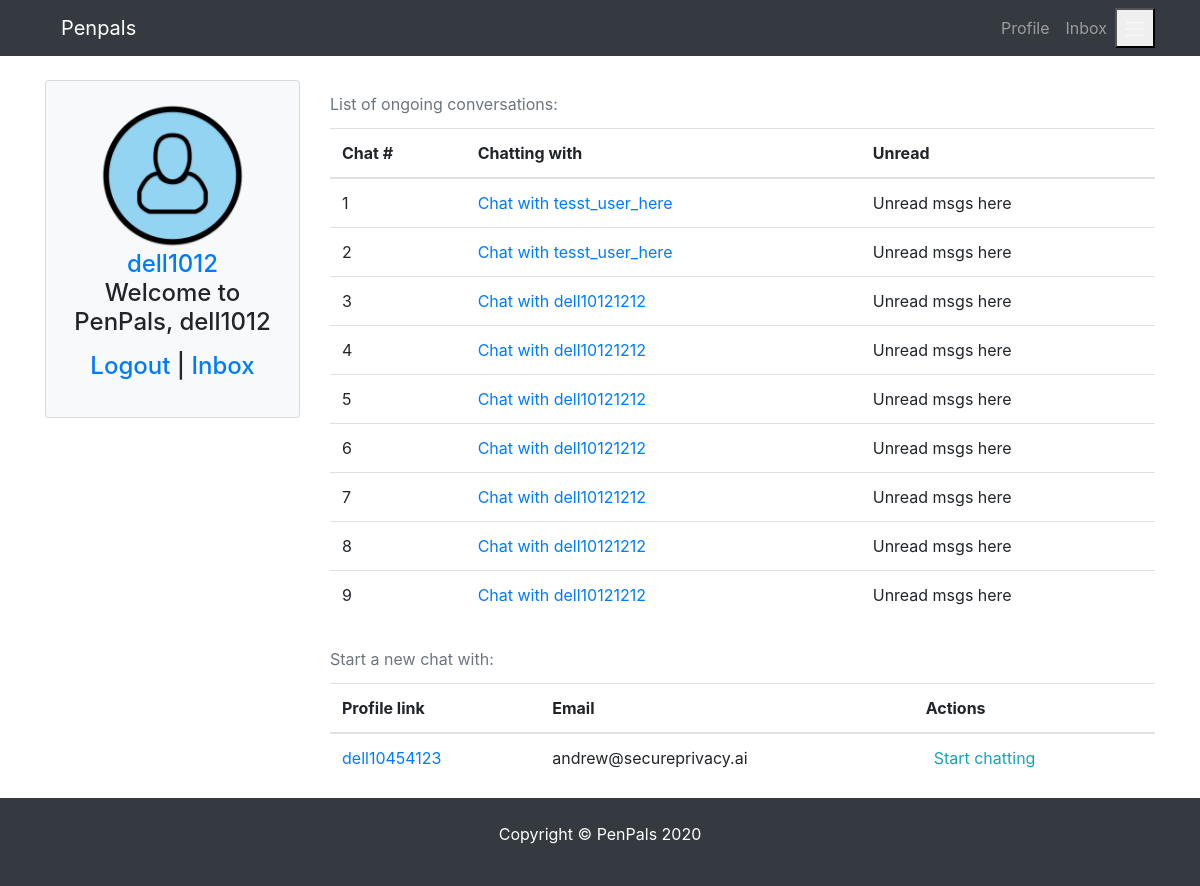
Page /message/inbox/ (signed in) on the committed database.
### pages/models.py (models this page shows)
class Profile(models.Model):
    user = models.OneToOneField(
        User, blank=True, null=True, on_delete=models.CASCADE)
    first = models.CharField(max_length=200, blank=True, null=True)
    last = models.CharField(max_length=200, blank=True, null=True)
    photo = models.ImageField(
        default='user.png', upload_to='photos/%y/%m',  blank=True, null=True)
    friends = models.ManyToManyField('self', blank=True)
    speaks = models.CharField(max_length=200, blank=True, null=True)
    learns = models.CharField(max_length=200, blank=True, null=True)
    def __init__(self, *args, **kwargs):
         super(Profile, self).__init__(*args, **kwargs)
         self.speaks = from_value_to_label(self.speaks)
         self.learns = from_value_to_label(self.learns)
    def __str__(self):
        return str(self.user)
    def get_absolute_url(self):
        return reverse("pages:profile", kwargs={"profile_id":self.pk})
    class Meta:
        ordering = ['-id']

### conversations/models.py (models this page shows)
class ChatMember(models.Model):
    chat = models.ForeignKey(Chat, related_name = "members", on_delete=models.CASCADE)  # _id is added automatically
    profile = models.ForeignKey(Profile, related_name = "chats", on_delete=models.CASCADE) # _id is added automatically
    last_viewed = models.DateTimeField(blank=True, null=True)
    deleted = models.BooleanField(default=False)
    def __str__(self):
        return f"chat_id: {self.chat} user_id: {self.profile.user} last_viewed: {self.last_viewed} deleted: {self.deleted}"

### conversations/views.py (the view, shortened to what this page needs)
# urls.py: path("inbox/", Inbox.as_view(), name="inbox"),
class Inbox(LoginRequiredMixin, UpdateView):
    model = Profile
    template_name = "conversations/inbox.html"
    def get_context_data(self, **kwargs):
        self.instance = self.request.user.profile
        self.friends = self.instance.friends.all()
        my_chat_ids = self.instance.chats.all().values_list('chat_id', flat=True)  # all chat ids for my profile in a flat list
        my_chat_objects = Chat.objects.filter(id__in=my_chat_ids)  # all chats ids i'm in
        im_chatting_with = []
        for a_chat in my_chat_objects:
            a_chat_profile = a_chat.members.get(profile=self.instance)  # get me
            if not a_chat_profile.deleted:
                my_friend_in_a_chat = a_chat.members.exclude(profile=self.instance).first()  # NO GROUP CHATS??? / exclude me from the list of chat memebers
                im_chatting_with.append(my_friend_in_a_chat)  # adding this user/profile to ongoing chats
                self.friends = self.friends.exclude(user=my_friend_in_a_chat.profile.user)  # exclude the freind i'm already chatting with
        self.context = {
            'profile': self.instance,
            'friends': self.friends,
            'chat_details': im_chatting_with,
        }
        return self.context
    def get(self, request, **kwargs):
        self.get_context_data(**kwargs)
        print(self.context, kwargs)
        return render(request, self.template_name, self.context)

### conversations/models.py (called while the page is built)
    def __str__(self):
        return f"{self.id}"

### pages/utils.py (called while the page is built)
def from_value_to_label(field):
    if field is not None:
        list_of_labels = [label for value, label in LANGUAGE_CHOICES if str(value) in field]
        return ", ".join(list_of_labels)  # list_of_labels  #ast.literal_eval(field)  # [int(i) for i in field.replace('[','').replace(']','').replace(',','').replace("'",'').split(" ")] # list_of_labels #
    return field

### conversations/templates/conversations/inbox.html
{% extends 'pages/base.html' %} {% block content %}
<div class="row">
  {% include 'pages/partials/_sidebar.html' %}
  <div class="col-md-9 col-sm-12">
    {% if chat_details %}
      <div class="table-responsive">
      <table class="table">
        <caption>
          List of ongoing conversations:
        </caption>
        <thead>
          <tr>
            <th>Chat #</th>
            <th>Chatting with</th>
            <th>Unread</th>
          </tr>
        </thead>
        <tbody>
          {% for a_chat in chat_details %}
          <tr>
          <td>{{forloop.counter}}</td>
            <td>
              <a href="{% url 'conversations:chatbox' a_chat.chat_id %}">
              Chat with {{a_chat.profile}}
              </a>
            </td>
            <td>Unread msgs here</td>
          </tr>
          {% endfor %}
        </tbody>
      </table>
    </div>
    {% endif %}
    {% if friends %}
    <div class="table-responsive">
      <table class="table">
        <caption>
          Start a new chat with:
        </caption>
        <thead>
          <tr>
            <th>Profile link</th>
            <th>Email</th>
            <th>Actions</th>
          </tr>
        </thead>
        <tbody>
          {% for friend_profile in friends %}
          <tr>
            <td>
              <a href="{% url 'pages:profile' friend_profile.id %}"
                >{{friend_profile}}</a
              >
            </td>
            <td>{{friend_profile.user.email}}</td>
            {% if request.user.profile.id == profile.id %}
            <td>
              <a href="{% url 'conversations:inbox_new_chat' friend_profile.id %}" class="bth btn-outline-info p-2 rounded">Start chatting</a>
            </td>
            {% endif %}
          </tr>
          {% endfor %}
        </tbody>
      </table>
    </div>
    {% endif %}
  </div>
</div>
{% endblock content %}

### pages/templates/pages/partials/_sidebar.html
<div class="col-lg-3 col-md-3 col-sm-6 mx-auto">
    <div class="card bg-light mw-30rem">
        <div class="card-body text-center">
            <h4 class="card-title">
                {% if profile.photo %}
                    <img src="{{profile.photo.url}}" alt="profile photo url" class="card-img-top mx-auto rounded-circle">
                {% else %}
                    <img src="https://placehold.it/200x200" alt="profile photo url" class="card-img-top mx-auto rounded-circle">
                {% endif %}
                {% if not request.user.is_anonymous %}
                <a href="{{profile.get_absolute_url}}">{{profile}}</a>
                {% endif %}
                {% if request.user == profile.user %}
                <p>Welcome to PenPals, {{profile.user}}</p>
                <p><a href="{% url 'logout' %}">Logout</a> | <a href="{% url 'conversations:inbox' %}">Inbox</a></p>
                {% elif request.user.is_anonymous %}
                    <p><a href="{% url 'pages:signup' %}">Signup</a> | <a href="{% url 'login' %}">Login</a></p>
                {% endif %}
            </h4>
        </div>
    </div>
</div>

### static_files/css/styles.css (style rules this page uses)
.card-img-top { width: 70%; height: 70%; }
.card { margin-bottom: 1.5rem!important; }
caption { caption-side:top; }

### rows in the picture
Profile: photo (placeholder picture), user.username "dell1012", user "dell1012"
ChatMember: profile "tesst_user_here"
ChatMember: profile "tesst_user_here"
ChatMember: profile "dell10121212"
ChatMember: profile "dell10121212"
ChatMember: profile "dell10121212"
ChatMember: profile "dell10121212"
ChatMember: profile "dell10121212"
ChatMember: profile "dell10121212"
ChatMember: profile "dell10121212"
Profile: user.username "dell10454123", user.email "andrew@secureprivacy.ai"
